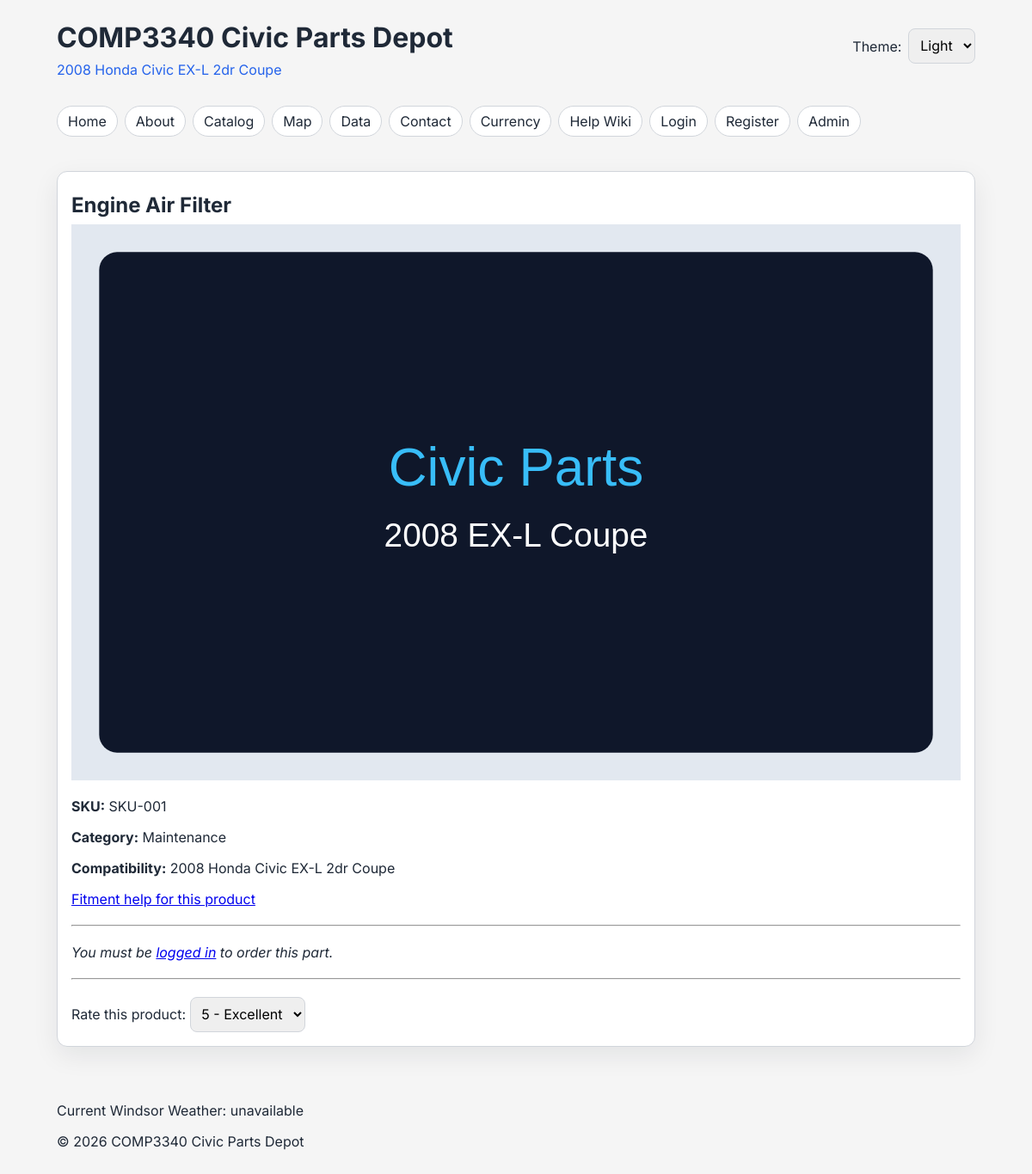
The page /product.php on the database its author committed.
### tables this page shows
CREATE TABLE IF NOT EXISTS products (
  id INT UNSIGNED AUTO_INCREMENT PRIMARY KEY,
  sku VARCHAR(20) NOT NULL UNIQUE,
  category VARCHAR(80) NOT NULL,
  name VARCHAR(160) NOT NULL,
  compatibility VARCHAR(255) NOT NULL,
  image_path VARCHAR(255) NOT NULL,
  created_at TIMESTAMP NOT NULL DEFAULT CURRENT_TIMESTAMP
);

### includes/db.php (called while the page is built, shortened)
<?php
require_once __DIR__ . '/../config.php';
function db(): PDO
{
    global $DB_HOST, $DB_PORT, $DB_NAME, $DB_USER, $DB_PASS, $DB_CHARSET;
    $dsn = "mysql:host={$DB_HOST};port={$DB_PORT};dbname={$DB_NAME};charset={$DB_CHARSET}";
    $pdo = new PDO($dsn, $DB_USER, $DB_PASS, [
        PDO::ATTR_ERRMODE => PDO::ERRMODE_EXCEPTION,
        PDO::ATTR_DEFAULT_FETCH_MODE => PDO::FETCH_ASSOC,
        PDO::ATTR_EMULATE_PREPARES => false,
    ]);
    return $pdo;
}

### includes/auth.php (called while the page is built, shortened)
<?php
function current_user(): ?array
{
    return $_SESSION['user'] ?? null;
}

### product.php (the view, shortened to what this page needs)
<?php
require_once __DIR__ . '/config.php';
require_once __DIR__ . '/includes/db.php';
require_once __DIR__ . '/includes/auth.php';
$id = isset($_GET['id']) ? (int)$_GET['id'] : 1;
$user = current_user();
require_once __DIR__ . '/includes/header.php';
$stmt = db()->prepare("SELECT id, sku, category, name, compatibility, image_path FROM products WHERE id = :id LIMIT 1");
$stmt->execute([':id' => $id]);
$product = $stmt->fetch();
?>
<main>
  <section class="panel">
    <?php if (!$product): ?>
      <h2>Product not found</h2>
    <?php else: ?>
      <h2><?= htmlspecialchars((string)($product['name'] ?? '')) ?></h2>
      <img src="<?= htmlspecialchars((string)($product['image_path'] ?? '')) ?>" alt="<?= htmlspecialchars((string)($product['name'] ?? '')) ?>" />
      <p><strong>SKU:</strong> <?= htmlspecialchars((string)($product['sku'] ?? '')) ?></p>
      <p><strong>Category:</strong> <?= htmlspecialchars((string)($product['category'] ?? '')) ?></p>
      <p><strong>Compatibility:</strong> <?= htmlspecialchars((string)($product['compatibility'] ?? '')) ?></p>
      <p><a href="help-fitment.html">Fitment help for this product</a></p>
      <hr style="margin: 20px 0;" />
      <?php if ($user): ?>
          <form method="post" action="">
              <button type="submit" name="place_order" style="padding: 10px 20px; font-size: 1.1em; cursor: pointer;">
                  Order this Part
              </button>
          </form>
      <?php else: ?>
          <p><em>You must be <a href="login.php">logged in</a> to order this part.</em></p>
      <?php endif; ?>
      <hr style="margin: 20px 0;" />
      <label for="rating">Rate this product:</label>
      <select id="rating" aria-label="Rate this product">
        <option>5 - Excellent</option>
      </select>
    <?php endif; ?>
  </section>
</main>
<?php require_once __DIR__ . '/includes/footer.php'; ?>

### style.css (style rules this page uses)
:root { --bg: #f5f5f5; --card: #ffffff; --text: #1f2937; --accent: #2563eb; --border: #d1d5db; --shadow: 0 10px 30px rgba(15, 23, 42, 0.08); }
body.light-theme { --bg: #f5f5f5; --card: #ffffff; --text: #1f2937; --accent: #2563eb; --border: #d1d5db; }
* { box-sizing: border-box; }
body { margin: 0; font-family: "Inter", Arial, sans-serif; background: var(--bg); color: var(--text); transition: background-color 0.25s ease, color 0.25s ease; }
header, nav, main, footer { max-width: 1100px; margin: 0 auto; padding: 1rem; }
h1, h2, h3 { margin: 0.5rem 0; }
.panel { border: 1px solid var(--border); background: var(--card); border-radius: 12px; padding: 1rem; margin-bottom: 1rem; box-shadow: var(--shadow); }
input, textarea, select, button { padding: 0.55rem; border: 1px solid var(--border); border-radius: 8px; font: inherit; }

### rows shown on the page
products: name "Engine Air Filter", image_path (picture), sku "SKU-001", category "Maintenance", compatibility "2008 Honda Civic EX-L 2dr Coupe"

### other values the page prints
$APP_NAME "COMP3340 Civic Parts Depot"
